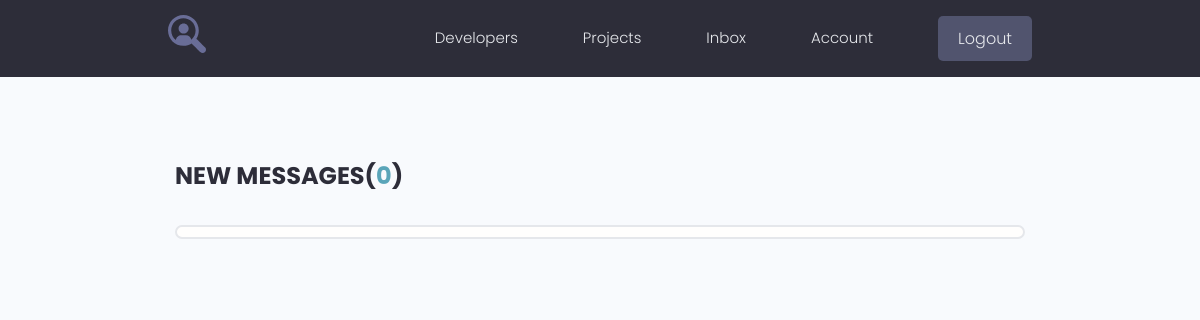
Page /inbox/ (signed in) on the earlier database version.
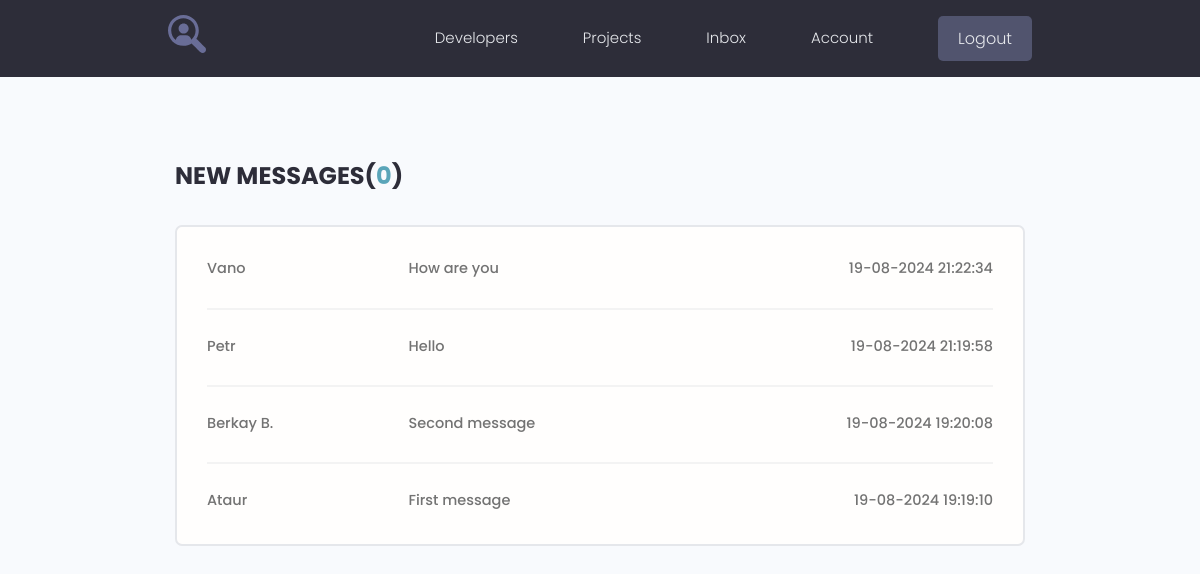
Same page on the later database version.
### users/models.py (models this page shows, shortened)
class Message(models.Model):
    sender = models.ForeignKey(Profile, on_delete=models.SET_NULL, null=True, blank=True)
    recipient = models.ForeignKey(Profile, on_delete=models.SET_NULL, null=True, blank=True, related_name="messages")
    name = models.CharField(max_length=200, blank=True)
    email = models.EmailField(max_length=200, blank=True)
    subject = models.CharField(max_length=200, blank=True)
    body = models.TextField()
    is_read = models.BooleanField(default=False)
    created = models.DateTimeField(auto_now_add=True)
    class Meta:
        ordering = ['is_read', '-created']

### users/views.py (the view)
# urls.py: path('inbox/', views.inbox, name="inbox"),
@login_required(login_url='login')
def inbox(request):
    profile = request.user.profile
    message_requests = profile.messages.all()
    unread_count = message_requests.filter(is_read=False).count()
    context = {
        'message_requests': message_requests,
        'unread_count': unread_count
    }
    return render(request, 'users/inbox.html', context)

### users/templates/users/inbox.html
{% extends 'projects/base.html' %}
{% block content %}
<main class="inbox my-xl">
    <div class="content-box">
        <h3 class="inbox__title">New Messages(<span>{{ unread_count }}</span>)</h3>
        <ul class="messages">
            {% for message in message_requests %}
                {% if message.is_read == False %}
            <li class="message message--unread">
                {% else %}
            <li class="message">
                {% endif %}
                <a href="{% url 'message' message.id %}">
                    <span class="message__author">{{ message.name }}</span>
                    <span class="message__subject">{{ message.subject }}</span>
                    <span class="message__date">{{ message.created|date:"d-m-Y H:i:s" }}</span>
                </a>
            </li>
            {% endfor %}
        </ul>
    </div>
</main>
{% endblock %}

Differences in the rows shown:
added Message: name "Vano", subject "How are you", created "19-08-2024 21:22:34"
added Message: name "Petr", subject "Hello", created "19-08-2024 21:19:58"
added Message: name "Berkay B.", subject "Second message", created "19-08-2024 19:20:08"
added Message: name "Ataur", subject "First message", created "19-08-2024 19:19:10"
